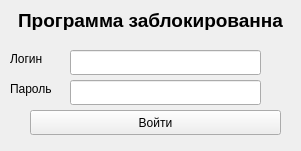
   <widget class="QWidget" name="widget_2" native="true">
    <property name="geometry">
     <rect>
      <x>0</x>
      <y>150</y>
      <width>301</width>
      <height>151</height>
     </rect>
    </property>
    <property name="autoFillBackground">
     <bool>true</bool>
    </property>
    <widget class="QLabel" name="label_34">
     <property name="geometry">
      <rect>
       <x>10</x>
       <y>10</y>
       <width>281</width>
       <height>20</height>
      </rect>
     </property>
     <property name="font">
      <font>
       <pointsize>14</pointsize>
       <weight>75</weight>
       <bold>true</bold>
      </font>
     </property>
     <property name="text">
      <string>Программа заблокированна</string>
     </property>
     <property name="alignment">
      <set>Qt::AlignCenter</set>
     </property>
    </widget>
    <widget class="QLabel" name="label_35">
     <property name="geometry">
      <rect>
       <x>10</x>
       <y>50</y>
       <width>67</width>
       <height>17</height>
      </rect>
     </property>
     <property name="text">
      <string>Логин</string>
     </property>
    </widget>
    <widget class="QLineEdit" name="passwordTextBox_3">
     <property name="geometry">
      <rect>
       <x>70</x>
       <y>80</y>
       <width>191</width>
       <height>25</height>
      </rect>
     </property>
     <property name="echoMode">
      <enum>QLineEdit::Password</enum>
     </property>
    </widget>
    <widget class="QLineEdit" name="loginTextBox_3">
     <property name="geometry">
      <rect>
       <x>70</x>
       <y>50</y>
       <width>191</width>
       <height>25</height>
      </rect>
     </property>
    </widget>
    <widget class="QLabel" name="label_36">
     <property name="geometry">
      <rect>
       <x>10</x>
       <y>80</y>
       <width>67</width>
       <height>17</height>
      </rect>
     </property>
     <property name="text">
      <string>Пароль</string>
     </property>
    </widget>
    <widget class="QPushButton" name="pushButton_14">
     <property name="geometry">
      <rect>
       <x>30</x>
       <y>110</y>
       <width>251</width>
       <height>25</height>
      </rect>
     </property>
     <property name="cursor">
      <cursorShape>PointingHandCursor</cursorShape>
     </property>
     <property name="text">
      <string>Войти</string>
     </property>
    </widget>
   </widget>
